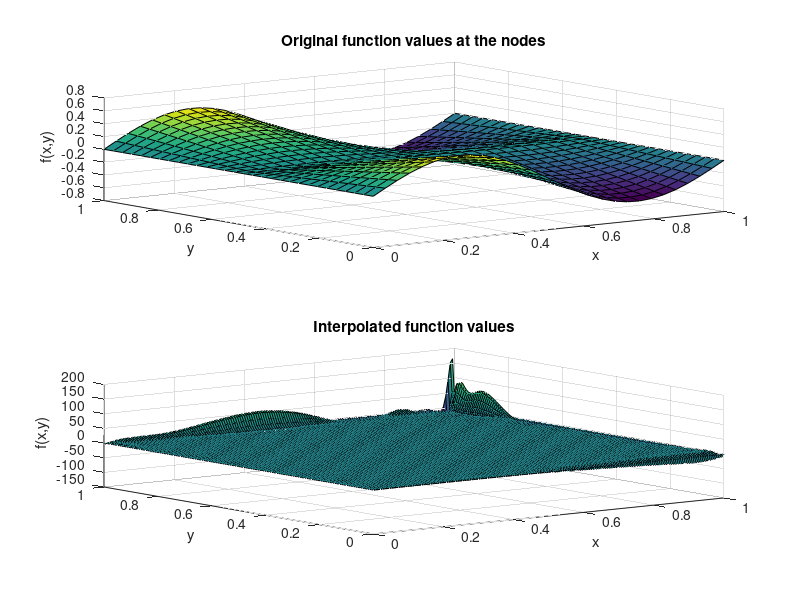

Write the MATLAB code that produced this figure.
function [M,N,P,R,x_coarse,y_coarse,F_coarse,x_fine,y_fine,F_fine] = zadanie5()
    P = 155; % liczba unikalnych współrzędnych x punktów dla których będzie obliczana interpolacja
    R = 155; % liczba unikalnych współrzędnych y punktów dla których będzie obliczana interpolacja
    M = 30; % liczba węzłów interpolacji wzdłuż osi X (stopień wielomianu zmiennej x: M-1)
    N = 30; % liczba węzłów interpolacji wzdłuż osi Y (stopień wielomianu zmiennej y: N-1)
    
    x_coarse = linspace(0, 1, M);
    y_coarse = linspace(0, 1, N);
    [X_coarse, Y_coarse] = meshgrid(x_coarse, y_coarse);
    
    F_coarse = sin(X_coarse*2*pi) .* abs(Y_coarse-0.5);
    
    MN = M*N;
    xvec_coarse = reshape(X_coarse, MN, 1);
    yvec_coarse = reshape(Y_coarse, MN, 1);
    fvec_coarse = reshape(F_coarse, MN, 1);
    
    V = zeros(M*N, M*N);
    for i = 0:(M-1)
        for j = 0:(N-1)
            V(:, i*N + j + 1) = xvec_coarse.^i .* yvec_coarse.^j;
        end
    end
    
    coeffs = V \ fvec_coarse;
    
    x_fine = linspace(0, 1, P);
    y_fine = linspace(0, 1, R);
    [X_fine, Y_fine] = meshgrid(x_fine, y_fine);
    
    F_fine = zeros(size(X_fine));
    
    for i = 0:(M-1)
        for j = 0:(N-1)
            F_fine = F_fine + coeffs(i*N + j + 1) * X_fine.^i .* Y_fine.^j;
        end
    
    end

    subplot(2,1,1);
    surf(X_coarse, Y_coarse, F_coarse);
    title('Original function values at the nodes');
    xlabel('x');
    ylabel('y');
    zlabel('f(x,y)');

    subplot(2,1,2);
    surf(X_fine, Y_fine, F_fine);
    title('Interpolated function values');
    xlabel('x');
    ylabel('y');
    zlabel('f(x,y)');

    saveas(gcf, 'zadanie5.png');
end